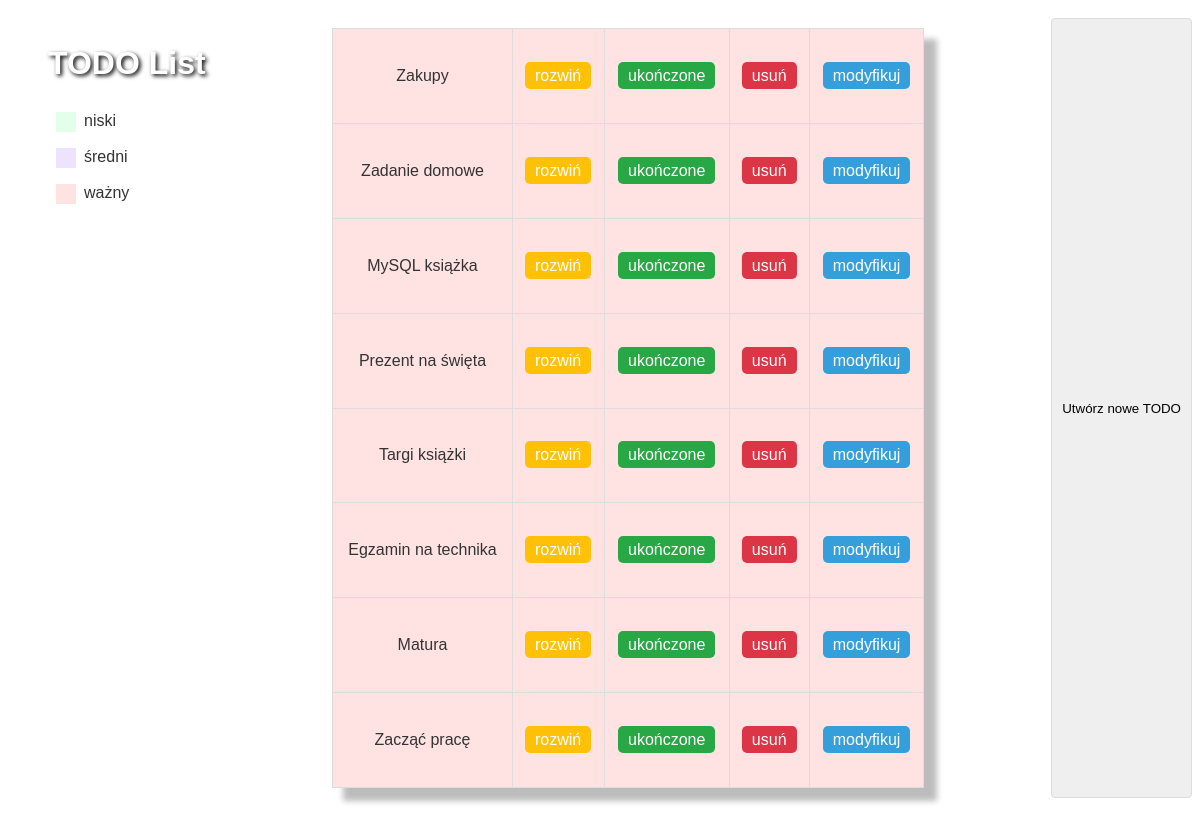
/, run on an earlier commit of the app's database.
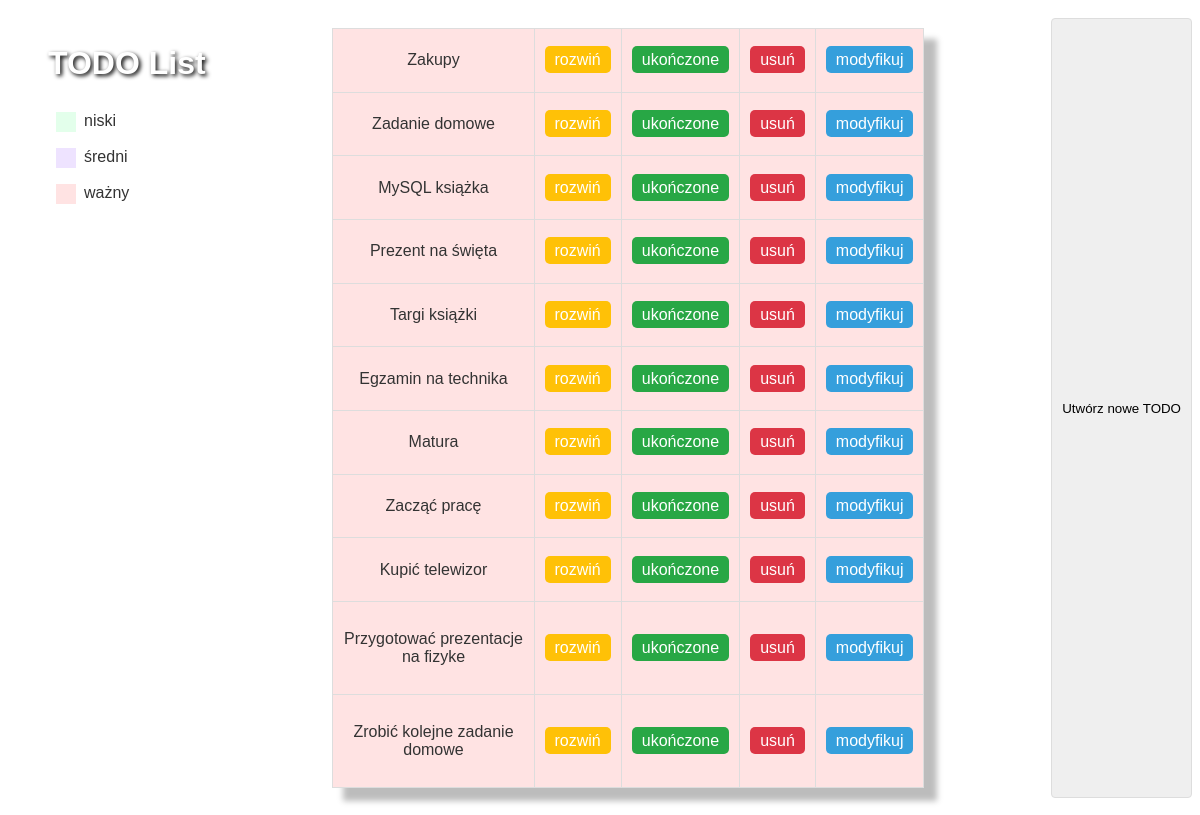
And on a later commit of the database.
### tables this page shows
CREATE TABLE `zadanie` (
  `id` int(11) NOT NULL AUTO_INCREMENT,
  `zadanie_tytul` varchar(50) NOT NULL,
  `opis` text NOT NULL,
  `priorytet_zadania` enum('wazny','sredni','niski') NOT NULL,
  `progres_zadania` enum('w trakcie','wykonane') NOT NULL,
  `deadline` datetime DEFAULT NULL,
  PRIMARY KEY (`id`)
);

### index.php (the view, shortened to what this page needs)
<!DOCTYPE html>
<html lang="en">
<head>
    <link rel="stylesheet" href="CSS/style.css">
</head>
<body>
    <ul>
        <h1 style="text-align: center;">TODO List</h1>
        <div class="priority-legend">
            <div>
                <div class="low"></div>
                <span>niski</span>
            </div>
            <div>
                <div class="medium"></div>
                <span>średni</span>
            </div>
            <div>
                <div class="important"></div>
                <span>ważny</span>
            </div>
        </div>
    </ul>
    <?php
    include 'PHP/db_conn.php';
    $result = $conn->query('select * from zadanie')
        or die('Query failed: ' . mysqli_error($conn));
    echo "<table>";
    foreach ($result as $row) {
        echo <<< EOF
            <tr class='row'>
            <td>$row[zadanie_tytul]</td>
            <td class="details" style="display: none">$row[opis]</td>
            <td class="details" id="priority" style="display: none">$row[priorytet_zadania]</td>
            <td class="details" style="display: none">$row[progres_zadania]</td>
            <td class="details" style="display: none">$row[deadline]</td>
            <td><a href='#' class="more">rozwiń</a></td>
            <td><a href='#' class="done">ukończone</a></td>
            <td><a href='PHP/del_item.php?id=$row[id]' class="delete">usuń</a></td>
            <td><a href='PHP/mod_item.php?id=$row[id]' class="modify">modyfikuj</a></td>
        EOF;
    }
    echo "</table>";
    ?>
    <div class='open-parent'>
        <button class='open-new' id='open-new' onclick="onOpen()">Utwórz nowe TODO</button>
    </div>
</body>
</html>

### CSS/style.css (style rules this page uses)
body { display: flex; justify-content: center; align-items: stretch; height: 100vh; font-family: Arial, sans-serif; color: #333; }
h1 { text-align: center; color: #fff; text-shadow: 2px 2px 4px #000; }
table { width: 50%; margin: 20px auto; border-collapse: collapse; background: rgba(255, 255, 255, 0.8); box-shadow: 12px 12px 6px 1px rgba(0, 0, 0, 0.263); }
button, td { transition: transform 100ms ease-out; }
div.open-parent { display: flex; justify-content: center; }
button.open-new { width: auto; padding: 10px; margin: 10px 0; text-align: center; box-sizing: border-box; border: 1px solid #ddd; border-radius: 4px; }
td, th { padding: 10px; border: 1px solid #ddd; text-align: center; }
.done, .delete, .modify, .more { color: #fff; padding: 5px 10px; text-decoration: none; border-radius: 5px; }
.done { background-color: #28a745; }
.delete { background-color: #dc3545; }
.modify { background-color: #359fdc; }
.more { background-color: #ffc107; }
.low { background-color: #e3ffeb; }
.medium { background-color: #eee3ff; }
.important { background-color: #ffe3e3; }
.low, .medium, .important { height: 20px; width: 20px; }
div:has(> span) { display: flex; padding: 1vh; }
span { padding-left: 1vh; }

What changed in the data, as far as the page shows it:
added zadanie: zadanie_tytul "Kupić telewizor"
added zadanie: zadanie_tytul "Przygotować prezentacje na fizyke"
added zadanie: zadanie_tytul "Zrobić kolejne zadanie domowe"
